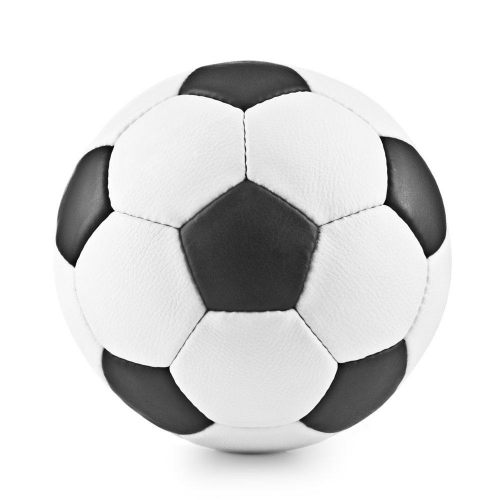
#> input picture DataAugment/Ball-Image-Augmentation-Method/imgs/1.jpg, 1000 x 1000 px (shown at 1/2 size)
$ python main.py
#> lines starting #> are read from the running program, lines starting #| are printed output that depends on the picture
### DataAugment/Ball-Image-Augmentation-Method/utils.py
from PIL import Image
import cv2
import numpy as np

def resize_and_pad(image_path, output_size=(32, 32)):
    """
    将图片等比例缩放并补充空白至指定尺寸。

    参数:
    image_path (str): 输入图片的文件路径
    output_size (tuple): 输出图片的尺寸，默认为 (32, 32)

    返回:
    numpy.ndarray: 处理后的图片数据
    """
#> called with image_path = 'imgs/1.jpg', output_size = (32, 32)
    # 读取图片
    image = cv2.imread(image_path)
#> image is the input picture: shape (1000, 1000, 3); min 0, max 255, mean 218.9

    # 计算缩放比例
    height, width, _ = image.shape
#> height = 1000; width = 1000
    scale = min(output_size[0] / width, output_size[1] / height)
#> scale = 0.032
    new_size = (int(width * scale), int(height * scale))
#> new_size = (32, 32)

    # 缩放图片
    resized_image = cv2.resize(image, new_size, interpolation=cv2.INTER_LANCZOS4)
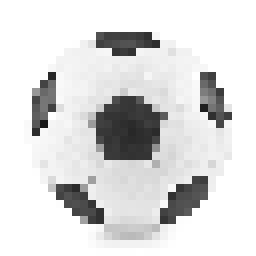
#> resized_image: shape (32, 32, 3) (shown 8 times larger); min 24, max 255, mean 219.6

    # 创建新的图片并填充空白
    new_image = np.full((output_size[1], output_size[0], 3), 255, dtype=np.uint8)
    x = (output_size[0] - new_size[0]) // 2
#> x = 0
    y = (output_size[1] - new_size[1]) // 2
#> y = 0
    new_image[y:y+new_size[1], x:x+new_size[0]] = resized_image

    return new_image

### DataAugment/Ball-Image-Augmentation-Method/augment.py
# -*- coding:utf-8 -*-
# Author: RubanSeven

# import cv2
import numpy as np
# from transform import get_perspective_transform, warp_perspective
from warp_mls import WarpMLS


def distort(src, segment):
    img_h, img_w = src.shape[:2]

    cut = img_w // segment
    thresh = cut * 2 // 3
    # thresh = cut // 3
    # thresh = img_h // segment // 3
    # thresh = img_h // 5

    src_pts = list()
    dst_pts = list()

    src_pts.append([0, 0])
    src_pts.append([img_w, 0])
    src_pts.append([img_w, img_h])
    src_pts.append([0, img_h])

    dst_pts.append([np.random.randint(thresh), np.random.randint(thresh)])
    dst_pts.append([img_w - np.random.randint(thresh), np.random.randint(thresh)])
    dst_pts.append([img_w - np.random.randint(thresh), img_h - np.random.randint(thresh)])
    dst_pts.append([np.random.randint(thresh), img_h - np.random.randint(thresh)])

    half_thresh = thresh * 0.5

    for cut_idx in np.arange(1, segment, 1):
        src_pts.append([cut * cut_idx, 0])
        src_pts.append([cut * cut_idx, img_h])
        dst_pts.append([cut * cut_idx + np.random.randint(thresh) - half_thresh,
                        np.random.randint(thresh) - half_thresh])
        dst_pts.append([cut * cut_idx + np.random.randint(thresh) - half_thresh,
                        img_h + np.random.randint(thresh) - half_thresh])

    trans = WarpMLS(src, src_pts, dst_pts, img_w, img_h)
    dst = trans.generate()

    return dst


def stretch(src, segment):
    img_h, img_w = src.shape[:2]

    cut = img_w // segment
    thresh = cut * 4 // 5
    # thresh = cut * 4 // 5
    # thresh = img_h // segment // 3
    # thresh = img_h // 5

    src_pts = list()
    dst_pts = list()

    src_pts.append([0, 0])
    src_pts.append([img_w, 0])
    src_pts.append([img_w, img_h])
    src_pts.append([0, img_h])

    dst_pts.append([0, 0])
    dst_pts.append([img_w, 0])
    dst_pts.append([img_w, img_h])
    dst_pts.append([0, img_h])

    half_thresh = thresh * 0.5

    for cut_idx in np.arange(1, segment, 1):
        move = np.random.randint(thresh) - half_thresh
        src_pts.append([cut * cut_idx, 0])
        src_pts.append([cut * cut_idx, img_h])
        dst_pts.append([cut * cut_idx + move, 0])
        dst_pts.append([cut * cut_idx + move, img_h])

    trans = WarpMLS(src, src_pts, dst_pts, img_w, img_h)
    dst = trans.generate()

    return dst


def perspective(src):
    img_h, img_w = src.shape[:2]

    thresh = img_h // 2

    src_pts = list()
    dst_pts = list()

    src_pts.append([0, 0])
    src_pts.append([img_w, 0])
    src_pts.append([img_w, img_h])
    src_pts.append([0, img_h])

    dst_pts.append([0, np.random.randint(thresh)])
    dst_pts.append([img_w, np.random.randint(thresh)])
    dst_pts.append([img_w, img_h - np.random.randint(thresh)])
    dst_pts.append([0, img_h - np.random.randint(thresh)])

    trans = WarpMLS(src, src_pts, dst_pts, img_w, img_h)
    dst = trans.generate()

    return dst

# def distort(src, segment):
#     img_h, img_w = src.shape[:2]
#     dst = np.zeros_like(src, dtype=np.uint8)
#
#     cut = img_w // segment
#     thresh = img_h // 8
#
#     src_pts = list()
#     # dst_pts = list()
#
#     src_pts.append([-np.random.randint(thresh), -np.random.randint(thresh)])
#     src_pts.append([-np.random.randint(thresh), img_h + np.random.randint(thresh)])
#
#     # dst_pts.append([0, 0])
#     # dst_pts.append([0, img_h])
#     dst_box = np.array([[0, 0], [0, img_h], [cut, 0], [cut, img_h]], dtype=np.float32)
#
#     half_thresh = thresh * 0.5
#
#     for cut_idx in np.arange(1, segment, 1):
#         src_pts.append([cut * cut_idx + np.random.randint(thresh) - half_thresh,
#                         np.random.randint(thresh) - half_thresh])
#         src_pts.append([cut * cut_idx + np.random.randint(thresh) - half_thresh,
#                         img_h + np.random.randint(thresh) - half_thresh])
#
#         # dst_pts.append([cut * i, 0])
#         # dst_pts.append([cut * i, img_h])
#
#         src_box = np.array(src_pts[-4:-2] + src_pts[-2:-1] + src_pts[-1:], dtype=np.float32)
#
#         # mat = cv2.getPerspectiveTransform(src_box, dst_box)
#         # print(mat)
#         # dst[:, cut * (cut_idx - 1):cut * cut_idx] = cv2.warpPerspective(src, mat, (cut, img_h))
#
#         mat = get_perspective_transform(dst_box, src_box)
#         dst[:, cut * (cut_idx - 1):cut * cut_idx] = warp_perspective(src, mat, (cut, img_h))
#         # print(mat)
#
#     src_pts.append([img_w + np.random.randint(thresh) - half_thresh,
#                     np.random.randint(thresh) - half_thresh])
#     src_pts.append([img_w + np.random.randint(thresh) - half_thresh,
#                     img_h + np.random.randint(thresh) - half_thresh])
#     src_box = np.array(src_pts[-4:-2] + src_pts[-2:-1] + src_pts[-1:], dtype=np.float32)
#
#     # mat = cv2.getPerspectiveTransform(src_box, dst_box)
#     # dst[:, cut * (segment - 1):] = cv2.warpPerspective(src, mat, (img_w - cut * (segment - 1), img_h))
#     mat = get_perspective_transform(dst_box, src_box)
#     dst[:, cut * (segment - 1):] = warp_perspective(src, mat, (img_w - cut * (segment - 1), img_h))
#
#     return dst

### DataAugment/Ball-Image-Augmentation-Method/warp_mls.py
# -*- coding:utf-8 -*-
# Author: RubanSeven
import math

import numpy as np
"""
1.这个类实现了一种基于移动最小二乘(Moving Least Squares)算法的图像扭曲处理。
2.它需要输入源图像、源点坐标、目标点坐标以及期望的输出图像尺寸。
3.__init__ 方法用于初始化类,设置这些必要的参数。
4.__bilinear_interp 是一个静态方法,用于进行双线性插值。
5.generate 方法调用 calc_delta 和 gen_img 方法,分别计算扭曲位移,以及根据位移生成最终的扭曲图像。
6.calc_delta 方法计算输出图像网格点的扭曲位移。
7.gen_img 方法将计算得到的位移应用到源图像上,生成最终的扭曲输出图像。
总的来说,这个类可以应用于各种需要图像扭曲处理的场景,例如图像配准、全景拼接或几何变换等。
"""
"""
这是一个基于WarpMLS（Warped Moving Least Squares）算法的图像变换类。主要功能如下:

初始化:
__init__方法接受以下参数:
src: 原始图像
src_pts: 源图像上的控制点坐标
dst_pts: 目标图像上的控制点坐标
dst_w, dst_h: 目标图像的宽度和高度
trans_ratio: 变换程度的比例因子(可选)
计算目标图像上的网格大小,并初始化两个矩阵用于存储 x 和 y 方向上的偏移量
图像变换:
generate方法用于执行整个图像变换过程
calc_delta方法计算目标图像上每个网格点的偏移量
gen_img方法根据偏移量,使用双线性插值的方式生成目标图像
辅助方法:
__bilinear_interp是一个静态方法,用于实现双线性插值

"""
class WarpMLS:
    def __init__(self, src, src_pts, dst_pts, dst_w, dst_h, trans_ratio=1.):
        self.src = src
        self.src_pts = src_pts
        self.dst_pts = dst_pts
        self.pt_count = len(self.dst_pts)
        self.dst_w = dst_w
        self.dst_h = dst_h
        self.trans_ratio = trans_ratio
        # self.grid_size = 100
        self.grid_size = 8
        self.rdx = np.zeros((self.dst_h, self.dst_w))
        self.rdy = np.zeros((self.dst_h, self.dst_w))

    @staticmethod
    def __bilinear_interp(x, y, v11, v12, v21, v22):
        return (v11 * (1 - y) + v12 * y) * (1 - x) + (v21 * (1 - y) + v22 * y) * x

    def generate(self):
        self.calc_delta()
        return self.gen_img()

    def calc_delta(self):
        w = np.zeros(self.pt_count, dtype=np.float32)

        if self.pt_count < 2:
            return

        i = 0
        while 1:
            if self.dst_w <= i < self.dst_w + self.grid_size - 1:
                i = self.dst_w - 1
            elif i >= self.dst_w:
                break

            j = 0
            while 1:
                if self.dst_h <= j < self.dst_h + self.grid_size - 1:
                    j = self.dst_h - 1
                elif j >= self.dst_h:
                    break

                sw = 0
                swp = np.zeros(2, dtype=np.float32)
                swq = np.zeros(2, dtype=np.float32)
                new_pt = np.zeros(2, dtype=np.float32)
                cur_pt = np.array([i, j], dtype=np.float32)

                k = 0
                for k in range(self.pt_count):
                    if i == self.dst_pts[k][0] and j == self.dst_pts[k][1]:
                        break

                    w[k] = 1. / ((i - self.dst_pts[k][0]) * (i - self.dst_pts[k][0]) +
                                 (j - self.dst_pts[k][1]) * (j - self.dst_pts[k][1]))

                    sw += w[k]
                    swp = swp + w[k] * np.array(self.dst_pts[k])
                    swq = swq + w[k] * np.array(self.src_pts[k])

                if k == self.pt_count - 1:
                    pstar = 1 / sw * swp
                    qstar = 1 / sw * swq

                    miu_s = 0
                    for k in range(self.pt_count):
                        if i == self.dst_pts[k][0] and j == self.dst_pts[k][1]:
                            continue
                        pt_i = self.dst_pts[k] - pstar
                        miu_s += w[k] * np.sum(pt_i * pt_i)

                    cur_pt -= pstar
                    cur_pt_j = np.array([-cur_pt[1], cur_pt[0]])

                    for k in range(self.pt_count):
                        if i == self.dst_pts[k][0] and j == self.dst_pts[k][1]:
                            continue

                        pt_i = self.dst_pts[k] - pstar
                        pt_j = np.array([-pt_i[1], pt_i[0]])

                        tmp_pt = np.zeros(2, dtype=np.float32)
                        tmp_pt[0] = np.sum(pt_i * cur_pt) * self.src_pts[k][0] - \
                                    np.sum(pt_j * cur_pt) * self.src_pts[k][1]
                        tmp_pt[1] = -np.sum(pt_i * cur_pt_j) * self.src_pts[k][0] + \
                                    np.sum(pt_j * cur_pt_j) * self.src_pts[k][1]
                        tmp_pt *= (w[k] / miu_s)
                        new_pt += tmp_pt

                    new_pt += qstar
                else:
                    new_pt = self.src_pts[k]

                self.rdx[j, i] = new_pt[0] - i
                self.rdy[j, i] = new_pt[1] - j

                j += self.grid_size
            i += self.grid_size

    def gen_img(self):
        src_h, src_w = self.src.shape[:2]
        dst = np.zeros_like(self.src, dtype=np.float32)

        for i in np.arange(0, self.dst_h, self.grid_size):
            for j in np.arange(0, self.dst_w, self.grid_size):
                ni = i + self.grid_size
                nj = j + self.grid_size
                w = h = self.grid_size
                if ni >= self.dst_h:
                    ni = self.dst_h - 1
                    h = ni - i + 1
                if nj >= self.dst_w:
                    nj = self.dst_w - 1
                    w = nj - j + 1

                di = np.reshape(np.arange(h), (-1, 1))
                dj = np.reshape(np.arange(w), (1, -1))
                delta_x = self.__bilinear_interp(di / h, dj / w,
                                                 self.rdx[i, j], self.rdx[i, nj],
                                                 self.rdx[ni, j], self.rdx[ni, nj])
                delta_y = self.__bilinear_interp(di / h, dj / w,
                                                 self.rdy[i, j], self.rdy[i, nj],
                                                 self.rdy[ni, j], self.rdy[ni, nj])
                nx = j + dj + delta_x * self.trans_ratio
                ny = i + di + delta_y * self.trans_ratio
                nx = np.clip(nx, 0, src_w - 1)
                ny = np.clip(ny, 0, src_h - 1)
                nxi = np.array(np.floor(nx), dtype=np.int32)
                nyi = np.array(np.floor(ny), dtype=np.int32)
                nxi1 = np.array(np.ceil(nx), dtype=np.int32)
                nyi1 = np.array(np.ceil(ny), dtype=np.int32)

                if len(self.src.shape) == 3:
                    x = np.tile(np.expand_dims(ny - nyi, axis=-1), (1, 1, 3))
                    y = np.tile(np.expand_dims(nx - nxi, axis=-1), (1, 1, 3))
                else:
                    x = ny - nyi
                    y = nx - nxi
                dst[i:i + h, j:j + w] = self.__bilinear_interp(x,
                                                               y,
                                                               self.src[nyi, nxi],
                                                               self.src[nyi, nxi1],
                                                               self.src[nyi1, nxi],
                                                               self.src[nyi1, nxi1]
                                                               )
        dst = np.clip(dst, 0, 255)
        dst = np.array(dst, dtype=np.uint8)

        return dst

### DataAugment/Ball-Image-Augmentation-Method/main.py
# -*- coding:utf-8 -*-
# Author: RubanSeven

import cv2
import imageio
from augment import distort, stretch, perspective
from utils import resize_and_pad

def create_gif(image_list, gif_name, duration=200):
    frames = []
    for image in image_list:
        frames.append(image)
    imageio.mimsave(gif_name, frames, 'GIF', duration=duration)
    return

def create_video(image_list, video_name, fps=4):
    # Get the dimensions from the first image
    height, width, _ = image_list[0].shape
    fourcc = cv2.VideoWriter_fourcc(*'mp4v')  # Codec
    video_writer = cv2.VideoWriter(video_name, fourcc, fps, (width, height))

    for image in image_list:
        video_writer.write(image)

    video_writer.release()

if __name__ == '__main__':

    im = resize_and_pad("imgs/1.jpg")
    distort_img_list = list()
    stretch_img_list = list()
    perspective_img_list = list()
    for i in range(48):
        distort_img = distort(im, 3)
        distort_img_list.append(distort_img)

        stretch_img = stretch(im, 3)
        stretch_img_list.append(stretch_img)

        perspective_img = perspective(im)
        perspective_img_list.append(perspective_img)
#> this loop made 48 passes
#> pass 1, in gen_img, `dst = np.clip(dst, 0, 255)`:
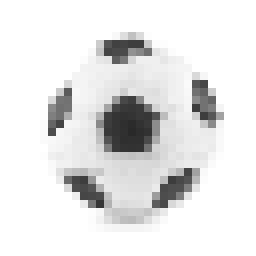
#> dst: shape (32, 32, 3) float32 (shown 8 times larger); min 41.49, max 255, mean 229.2
#> pass 1, in gen_img (call 2), `dst = np.clip(dst, 0, 255)`:
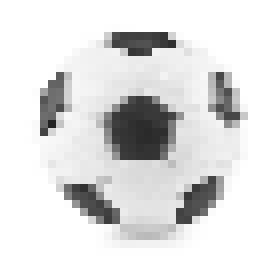
#> dst: shape (32, 32, 3) float32 (shown 8 times larger); min 34.87, max 255, mean 219.1

    create_gif(distort_img_list, r'imgs/distort.gif')
#> the loop in create_gif, `for image in image_list:` made 48 passes
    create_gif(stretch_img_list, r'imgs/stretch.gif')
#> the loop in create_gif (call 2), `for image in image_list:` made 48 passes
    create_gif(perspective_img_list, r'imgs/perspective.gif')

    create_video(distort_img_list, r'videos/distort.mp4')
#> the loop in create_video, `for image in image_list:` made 48 passes
    create_video(stretch_img_list, r'videos/stretch.mp4')
#> the loop in create_video (call 2), `for image in image_list:` made 48 passes
    create_video(perspective_img_list, r'videos/perspective.mp4')

$ run again, with DataAugment/Ball-Image-Augmentation-Method/imgs/384.jpg copied over DataAugment/Ball-Image-Augmentation-Method/imgs/1.jpg
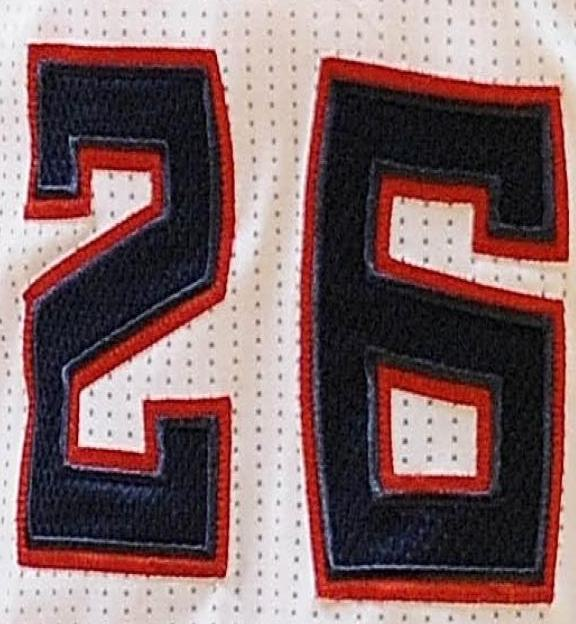
#> input picture DataAugment/Ball-Image-Augmentation-Method/imgs/384.jpg, 576 x 624 px
#> in resize_and_pad, image is the input picture: shape (624, 576, 3); mean B, G, R 103.9, 102.7, 132.2
#> in resize_and_pad, `new_image[y:y+new_size[1], x:x+new_size[0]] = resized_image`:
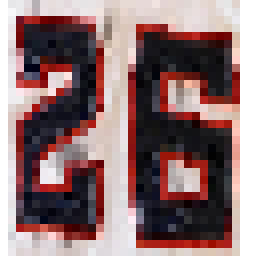
#> new_image: shape (32, 32, 3) (shown 8 times larger); mean B, G, R 114.2, 113.2, 140.8
#> the loop `for i in range(48):` made 48 passes
#> pass 1, in gen_img (call 2), `dst = np.clip(dst, 0, 255)`:
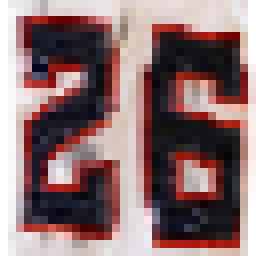
#> dst: shape (32, 32, 3) float32 (shown 8 times larger); mean of channels 0, 1, 2 112.8, 111.6, 139.5; drawn as B, G, R
#> the loop in create_gif, `for image in image_list:` made 48 passes
#> the loop in create_gif (call 2), `for image in image_list:` made 48 passes
#> the loop in create_video, `for image in image_list:` made 48 passes
#> the loop in create_video (call 2), `for image in image_list:` made 48 passes
